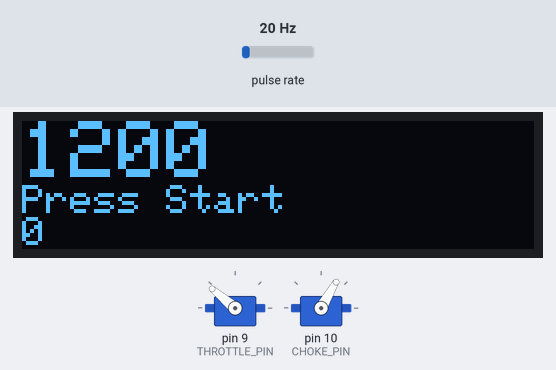
This sketch was run on a simulated Arduino Leonardo, built with avr-gcc and run on an emulated ATmega32U4. Parts: 128×32 one-colour display, 2 × servo. Wiring (inferred from the names in the program): pulse sensor: data pin 7. The test bench sets the inputs (shaded band); at power-on: pulse rate 20 Hz. The display library's start-up logo is not drawn.

Above: at 1.57 s.
1.8 s: pulse rate (sensor on pin 7) set to 26 Hz
At 2.33 s:
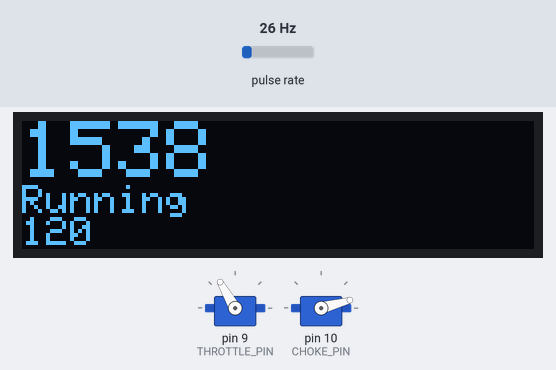
4.0 s: pulse rate (sensor on pin 7) set to 100 Hz
At 5.08 s:
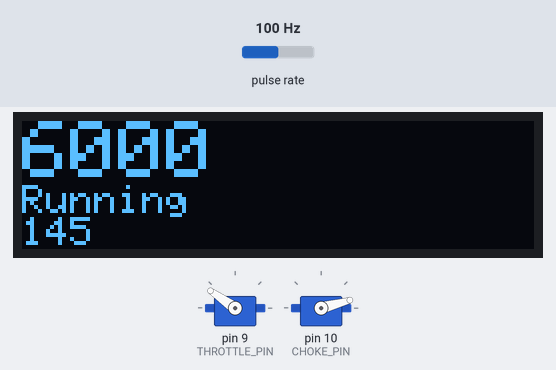
6.3 s: pulse rate (sensor on pin 7) set to 4 Hz
At 8.1 s:
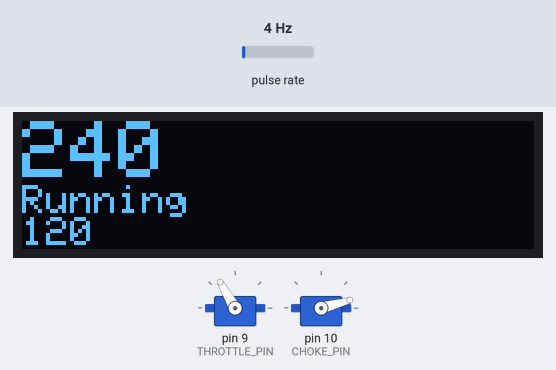
Timing chart, 0 to 9.6 s (numbered marks = the images above; inputs shaded):
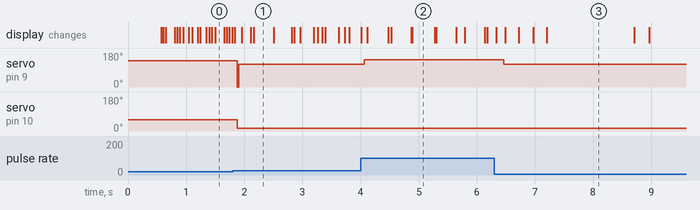

Measured:
- the behaviour switches between 23 and 24 Hz on pulse rate (sensor on pin 7) (found by bisection; images 0 and 1)
- after the input at 1.8 s, servo on pin 9 (THROTTLE_PIN): 140° → 120° after 0.08 s; servo on pin 10 (CHOKE_PIN): 60° → 15° after 0.08 s
- after the input at 4.0 s, servo on pin 9 (THROTTLE_PIN): 120° → 145° after 0.07 s
- after the input at 6.3 s, servo on pin 9 (THROTTLE_PIN): 145° → 120° after 0.17 s
- what the display in image 3 shows lasts 1.5 s, from 7.2 s to 8.7 s

The sketch:

main.ino
```cpp
#include <ArduPID.h>


#include <SPI.h>
#include <Servo.h>
#include <Wire.h>
#include <Adafruit_GFX.h>
#include <Adafruit_SSD1306.h>
#define SCREEN_WIDTH 128 // OLED display width, in pixels
#define SCREEN_HEIGHT 32 // OLED display height, in pixels

// Declaration for SSD1306 display connected using software SPI (default case):
#define OLED_MOSI    4
#define OLED_CLK     3
#define OLED_DC      2
#define OLED_CS      0
#define OLED_RESET   1
#define THROTTLE_PIN 9
#define CHOKE_PIN    10
#define SHUTDOWN_PIN 11


#define CHOKE_OFF      15
#define CHOKE_FULL     60
#define THROTTLE_OFF   148
#define THROTTLE_IDLE  145
#define THROTTLE_START 140
#define THROTTLE_FULL  120
Adafruit_SSD1306 display(SCREEN_WIDTH, SCREEN_HEIGHT,
  OLED_MOSI, OLED_CLK, OLED_DC, OLED_RESET, OLED_CS);

// Must be 0,1,2,3 or 7 on Leonardo
// See https://www.arduino.cc/reference/en/language/functions/external-interrupts/attachinterrupt/
#define RPM_PIN 7
#define BUFFER_SIZE 10

int currentRpm = 0;
Servo throttle;
Servo choke;
ArduPID myController;
double setpoint = 3600;
double input;
double output;
double p = 0.1;
double i = 0;
double d = 0;


volatile int nextRpmPosToWrite = 0;
volatile int nextRpmPosToRead = 0;
volatile unsigned long lastRpmRead = 0;
bool started = false;
bool shutdown = false;
bool shutdownByButton = false;
volatile unsigned long rpmTimes[BUFFER_SIZE];

char* message = "Press Start";


void setup() {
  Serial.begin(9600);
  initDisplay();
  initSensor();
  throttle.attach(THROTTLE_PIN);
  choke.attach(CHOKE_PIN);
  throttle.write(THROTTLE_START);
  choke.write(CHOKE_FULL);

  myController.begin(&input, &output, &setpoint, p, i, d);
  myController.reverse(); // Higher throttle is lower values;
  myController.setOutputLimits(THROTTLE_FULL, THROTTLE_IDLE);

  pinMode(SHUTDOWN_PIN, INPUT_PULLUP);
}

void loop() {
  calculateRpm();
  updateDisplay();
  //testServos();
  if (currentRpm > 1400 && !started){
    started = true;
    message = "Running";
    myController.start();
    choke.write(CHOKE_OFF);
  }

  // Read shutdown switch.
  //int buttonVal = digitalRead(SHUTDOWN_PIN);
  int buttonVal = HIGH;

//  if (buttonVal == LOW || (started && currentRpm < 100)) {
//    if (buttonVal == LOW) {
//      shutdownByButton = true;
//    }
//    shutdown = true;
//    message = "Shutting down";
//    throttle.write(THROTTLE_OFF);
//  } else if (buttonVal == HIGH && shutdownByButton == true) {
//    shutdown = false;
//    started = false;
//    choke.write(CHOKE_FULL);
//  }

  if (started && !shutdown) {
    input = (double) currentRpm;
    myController.compute();
    myController.debug(&Serial, "myController", PRINT_INPUT    | // Can include or comment out any of these terms to print
                                            PRINT_OUTPUT   | // in the Serial plotter
                                            PRINT_SETPOINT |
                                            PRINT_BIAS     |
                                            PRINT_P        |
                                            PRINT_I        |
                                            PRINT_D);

    throttle.write((int)output);
    delay(10);
  }
}

void initSensor() {

  for (int i = 0; i < BUFFER_SIZE; i++) {
    rpmTimes[i] = 0;
  }
  pinMode(RPM_PIN, INPUT);
  attachInterrupt(digitalPinToInterrupt(RPM_PIN), rpmInterrupt, FALLING);

  lastRpmRead = 0;
}

void rpmInterrupt() {
  rpmTimes[nextRpmPosToWrite++] = millis();
  nextRpmPosToWrite %= BUFFER_SIZE;
}

void calculateRpm() {
  if (nextRpmPosToRead == nextRpmPosToWrite && millis() - lastRpmRead > 500) {
    currentRpm = 0;
  }

  while (nextRpmPosToRead != nextRpmPosToWrite) {
    unsigned long rpmTime = rpmTimes[nextRpmPosToRead];
    unsigned long delta = rpmTime - lastRpmRead;

    if (delta == 0 || delta > 60000) {
      currentRpm = 0;
    } else {
      currentRpm = ((float)60000) / ((float) delta);
    }
    lastRpmRead = rpmTime;
    nextRpmPosToRead++;
    nextRpmPosToRead %= BUFFER_SIZE;
//    Serial.print(" currentRPM ");
//    Serial.println(currentRpm);
  }
}

void updateDisplay() {
  display.clearDisplay();
  char buffer[128];

  display.setTextSize(2);      // Normal 1:1 pixel scale
  display.setTextColor(SSD1306_WHITE); // Draw white text
  display.setCursor(0, 0);     // Start at top-left corner
  display.cp437(true);         // Use full 256 char 'Code Page 437' font
  sprintf(buffer, "%d\n", currentRpm);
  display.write(buffer);
  display.setTextSize(1);      // Normal 1:1 pixel scale
  sprintf(buffer, "%s\n", message);
  display.write(buffer);
  sprintf(buffer, "%d\n", (int)output);
  display.write(buffer);
  display.display();
}

void initDisplay() {
  if(!display.begin(SSD1306_SWITCHCAPVCC)) {
    Serial.println(F("SSD1306 allocation failed"));
    for(;;); // Don't proceed, loop forever
  }

  display.display();
  delay(500);
  display.display();
  display.clearDisplay();
}

void testServos(){
choke.write(CHOKE_OFF);
delay(1000);
choke.write(CHOKE_OFF);
delay(1000);
choke.write(CHOKE_FULL);
delay(1000);
}
```
